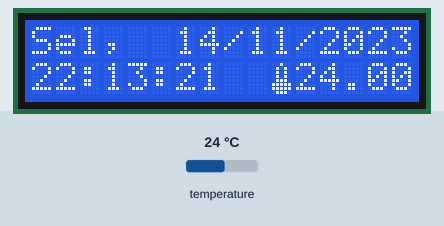
Simulated run of this sketch. Board: Arduino Uno, built with avr-gcc and run on an emulated ATmega328P. Shown: 16×2 character LCD. Inputs (shaded band) come from the test bench; at power-on: temperature 24 °C. The local clock reads 2024-03-15 10:24:30 at power-on unless the sketch sets it.

Above: at 1.2 s.
1.3 s: temperature set to 12 °C
At 2.8 s:
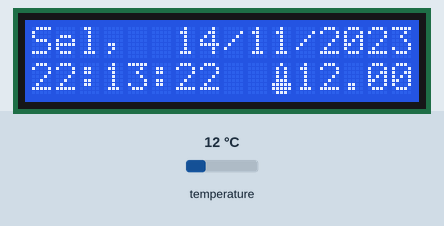
4.5 s: temperature set to 19 °C
At 5.9 s:
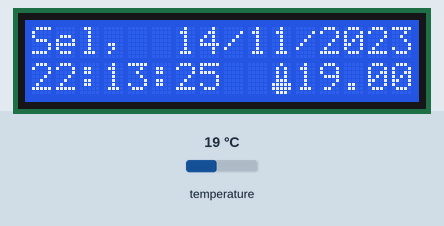
7.6 s: temperature set to 28 °C
At 41.2 s:
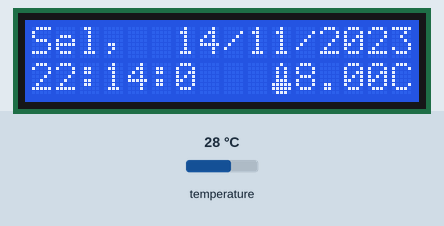
Timing chart, 0 to 42.7 s (numbered marks = the images above; inputs shaded):
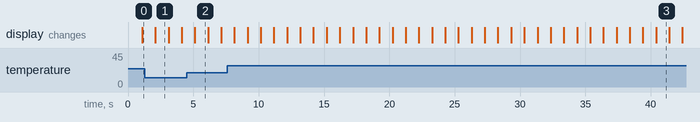

Measured:
- what the display in image 1 shows lasts 1.0 s, from 2.1 s to 3.1 s

The sketch:

automaticwatch.ino
```cpp
#include <Wire.h>
#include <LiquidCrystal.h>     // library LCD
#include "RTClib.h"            // library DS3231

LiquidCrystal lcd(2, 3, 4, 5, 6, 7); // Objek LCD (bukan rtc!)
RTC_DS3231 rtc;                      // Objek RTC

char dataHari[7][12] = {"Ming", "Sen", "Sel", "Rab", "Kam", "Jum", "Sab"};
String hari;
int tanggal, bulan, tahun, jam, menit, detik;
float suhu;

byte logo[8] = {
  0b00100,
  0b01010,
  0b01010,
  0b01010,
  0b01110,
  0b11111,
  0b11111,
  0b01110
  };

void setup () {
  Serial.begin(9600);
  lcd.begin(16, 2);
  lcd.createChar(1, logo);


  if (!rtc.begin()) {
    Serial.println("RTC Tidak Ditemukan");
    Serial.flush();
    abort();
  }

  // Gunakan salah satu baris di bawah untuk set waktu (upload sekali saja)
  rtc.adjust(DateTime(F(__DATE__), F(__TIME__)));
}


void loop () {
  DateTime now = rtc.now();   // <- diperbaiki dari rtc.begin() menjadi rtc.now()

  hari    = dataHari[now.dayOfTheWeek()];
  tanggal = now.day();
  bulan   = now.month();
  tahun   = now.year();
  jam     = now.hour();
  menit   = now.minute();
  detik   = now.second();
  suhu    = rtc.getTemperature();  // fungsi suhu DS3231

  lcd.setCursor(0, 0);
  lcd.print(String() + hari + ",  " + tanggal + "/" + bulan + "/" + tahun);
  lcd.setCursor(0, 1);
  lcd.print(String() + jam + ":" + menit + ":" + detik + "   " + suhu + "C");

  lcd.setCursor(10, 1);
  lcd.write((byte)1);

  delay(1000);
}
```
